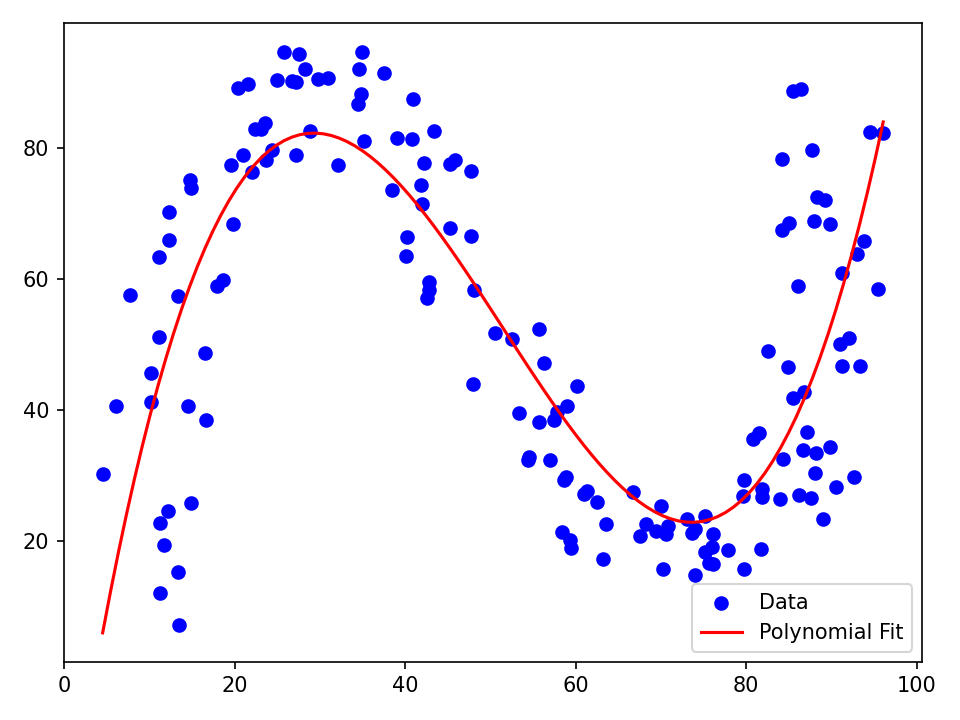

This chart was generated by the following Python code:
"""Fit a cubic polynomial to data using the L2 orthogonal projection operator."""

import matplotlib.pyplot as plt
import numpy as np

from sigalg.core import Index, RandomVector
from sigalg.l2 import L2

arr = np.load("data/regression_data.npy")  # (1)!

component_names = Index().from_list(["X", "Y"])
Z = RandomVector(  # (2)!
    name="Z",
    index=component_names,
).from_numpy(array=arr)

Omega = Z.domain  # (3)!
P = Z.probability_measure

X, Y = Z.components  # (4)!

H = L2(sample_space=Omega, probability_measure=P)  # (5)!

_, u, _ = H.proj(  # (6)!
    rv=Y,
    subspace=[X**0, X, X**2, X**3],
)

x = np.linspace(X.data.min(), X.data.max(), 100)
y = u[0] + u[1] * x + u[2] * x**2 + u[3] * x**3  # (7)!

plt.scatter(X.data, Y.data, color="blue", label="Data")  # (8)!
plt.plot(x, y, color="red", label="Polynomial Fit")
plt.legend()
plt.tight_layout()
plt.show()
